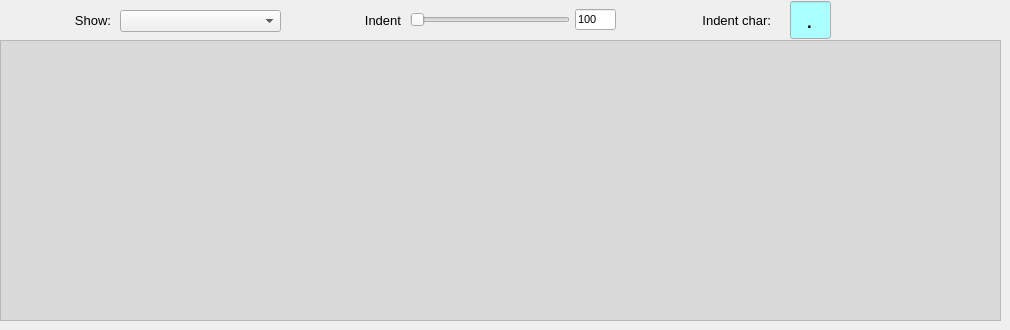
   <widget class="QWidget" name="tab_tree">
    <attribute name="icon">
     <iconset>
      <normaloff>data/assets/tree_view.png</normaloff>data/assets/tree_view.png</iconset>
    </attribute>
    <attribute name="title">
     <string>Tree view</string>
    </attribute>
    <attribute name="toolTip">
     <string>Hierarchical view, like files.</string>
    </attribute>
    <widget class="QComboBox" name="cmb_tree_show">
     <property name="geometry">
      <rect>
       <x>120</x>
       <y>10</y>
       <width>161</width>
       <height>22</height>
      </rect>
     </property>
    </widget>
    <widget class="QLabel" name="lbl_tree_show">
     <property name="geometry">
      <rect>
       <x>10</x>
       <y>10</y>
       <width>101</width>
       <height>21</height>
      </rect>
     </property>
     <property name="font">
      <font>
       <pointsize>10</pointsize>
      </font>
     </property>
     <property name="text">
      <string>Show:</string>
     </property>
     <property name="alignment">
      <set>Qt::AlignRight|Qt::AlignTrailing|Qt::AlignVCenter</set>
     </property>
    </widget>
    <widget class="QSlider" name="sld_tree_indent">
     <property name="geometry">
      <rect>
       <x>410</x>
       <y>10</y>
       <width>160</width>
       <height>19</height>
      </rect>
     </property>
     <property name="minimum">
      <number>1</number>
     </property>
     <property name="maximum">
      <number>100</number>
     </property>
     <property name="orientation">
      <enum>Qt::Horizontal</enum>
     </property>
    </widget>
    <widget class="QLabel" name="lbl_tree_indent">
     <property name="geometry">
      <rect>
       <x>300</x>
       <y>10</y>
       <width>101</width>
       <height>21</height>
      </rect>
     </property>
     <property name="font">
      <font>
       <pointsize>10</pointsize>
      </font>
     </property>
     <property name="text">
      <string>Indent</string>
     </property>
     <property name="alignment">
      <set>Qt::AlignRight|Qt::AlignTrailing|Qt::AlignVCenter</set>
     </property>
    </widget>
    <widget class="QTableWidget" name="tbl_tree">
     <property name="geometry">
      <rect>
       <x>0</x>
       <y>40</y>
       <width>1001</width>
       <height>281</height>
      </rect>
     </property>
     <property name="palette">
      <palette>
       <active>
        <colorrole role="Base">
         <brush brushstyle="SolidPattern">
          <color alpha="255">
           <red>218</red>
           <green>218</green>
           <blue>218</blue>
          </color>
         </brush>
        </colorrole>
        <colorrole role="AlternateBase">
         <brush brushstyle="SolidPattern">
          <color alpha="255">
           <red>252</red>
           <green>252</green>
           <blue>252</blue>
          </color>
         </brush>
        </colorrole>
       </active>
       <inactive>
        <colorrole role="Base">
         <brush brushstyle="SolidPattern">
          <color alpha="255">
           <red>218</red>
           <green>218</green>
           <blue>218</blue>
          </color>
         </brush>
        </colorrole>
        <colorrole role="AlternateBase">
         <brush brushstyle="SolidPattern">
          <color alpha="255">
           <red>252</red>
           <green>252</green>
           <blue>252</blue>
          </color>
         </brush>
        </colorrole>
       </inactive>
       <disabled>
        <colorrole role="Base">
         <brush brushstyle="SolidPattern">
          <color alpha="255">
           <red>240</red>
           <green>240</green>
           <blue>240</blue>
          </color>
         </brush>
        </colorrole>
        <colorrole role="AlternateBase">
         <brush brushstyle="SolidPattern">
          <color alpha="255">
           <red>252</red>
           <green>252</green>
           <blue>252</blue>
          </color>
         </brush>
        </colorrole>
       </disabled>
      </palette>
     </property>
     <property name="editTriggers">
      <set>QAbstractItemView::NoEditTriggers</set>
     </property>
     <property name="selectionMode">
      <enum>QAbstractItemView::SingleSelection</enum>
     </property>
     <property name="sortingEnabled">
      <bool>true</bool>
     </property>
     <attribute name="horizontalHeaderHighlightSections">
      <bool>false</bool>
     </attribute>
     <attribute name="horizontalHeaderStretchLastSection">
      <bool>false</bool>
     </attribute>
     <attribute name="verticalHeaderVisible">
      <bool>false</bool>
     </attribute>
     <attribute name="verticalHeaderDefaultSectionSize">
      <number>20</number>
     </attribute>
     <attribute name="verticalHeaderHighlightSections">
      <bool>false</bool>
     </attribute>
     <attribute name="verticalHeaderMinimumSectionSize">
      <number>20</number>
     </attribute>
    </widget>
    <widget class="QLabel" name="lbl_tree_indent_char_caption">
     <property name="geometry">
      <rect>
       <x>620</x>
       <y>10</y>
       <width>151</width>
       <height>21</height>
      </rect>
     </property>
     <property name="font">
      <font>
       <pointsize>10</pointsize>
      </font>
     </property>
     <property name="text">
      <string>Indent char:</string>
     </property>
     <property name="alignment">
      <set>Qt::AlignRight|Qt::AlignTrailing|Qt::AlignVCenter</set>
     </property>
    </widget>
    <widget class="QLineEdit" name="lbl_tree_indent_max">
     <property name="geometry">
      <rect>
       <x>575</x>
       <y>9</y>
       <width>41</width>
       <height>21</height>
      </rect>
     </property>
     <property name="font">
      <font>
       <pointsize>8</pointsize>
      </font>
     </property>
     <property name="text">
      <string>100</string>
     </property>
    </widget>
    <widget class="QLineEdit" name="lbl_tree_indent_char">
     <property name="geometry">
      <rect>
       <x>790</x>
       <y>1</y>
       <width>41</width>
       <height>38</height>
      </rect>
     </property>
     <property name="palette">
      <palette>
       <active>
        <colorrole role="WindowText">
         <brush brushstyle="SolidPattern">
          <color alpha="255">
           <red>0</red>
           <green>0</green>
           <blue>255</blue>
          </color>
         </brush>
        </colorrole>
        <colorrole role="Base">
         <brush brushstyle="SolidPattern">
          <color alpha="255">
           <red>170</red>
           <green>255</green>
           <blue>255</blue>
          </color>
         </brush>
        </colorrole>
       </active>
       <inactive>
        <colorrole role="WindowText">
         <brush brushstyle="SolidPattern">
          <color alpha="255">
           <red>0</red>
           <green>0</green>
           <blue>255</blue>
          </color>
         </brush>
        </colorrole>
        <colorrole role="Base">
         <brush brushstyle="SolidPattern">
          <color alpha="255">
           <red>170</red>
           <green>255</green>
           <blue>255</blue>
          </color>
         </brush>
        </colorrole>
       </inactive>
       <disabled>
        <colorrole role="WindowText">
         <brush brushstyle="SolidPattern">
          <color alpha="255">
           <red>120</red>
           <green>120</green>
           <blue>120</blue>
          </color>
         </brush>
        </colorrole>
        <colorrole role="Base">
         <brush brushstyle="SolidPattern">
          <color alpha="255">
           <red>240</red>
           <green>240</green>
           <blue>240</blue>
          </color>
         </brush>
        </colorrole>
       </disabled>
      </palette>
     </property>
     <property name="font">
      <font>
       <pointsize>18</pointsize>
      </font>
     </property>
     <property name="text">
      <string>.</string>
     </property>
     <property name="alignment">
      <set>Qt::AlignCenter</set>
     </property>
    </widget>
   </widget>
